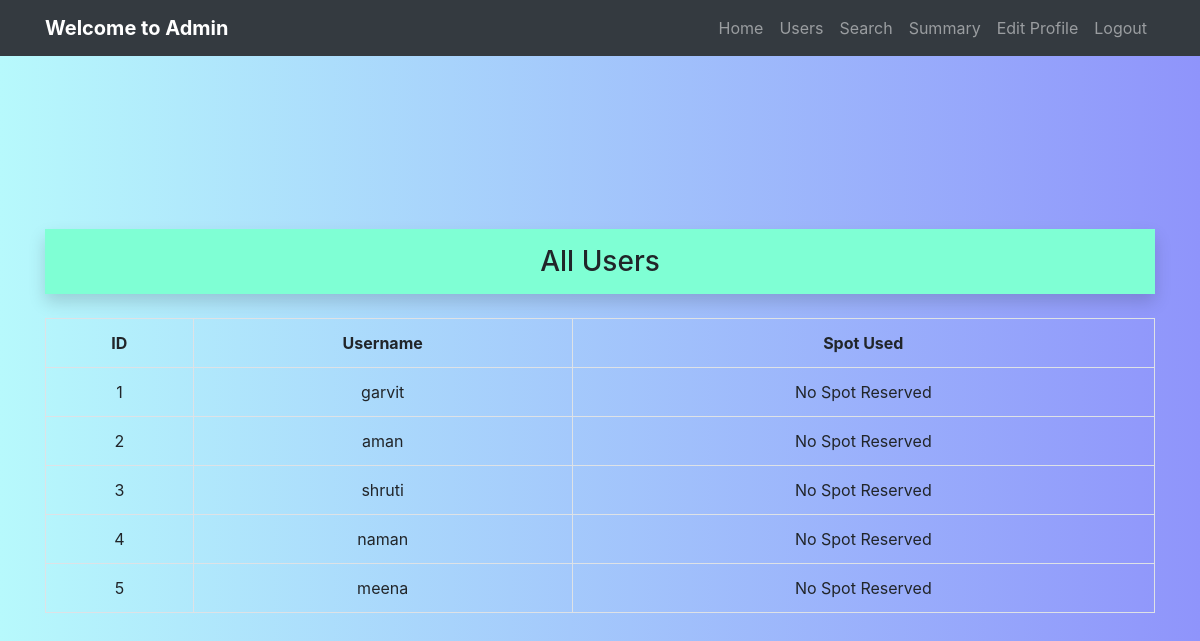
Screenshot of /admin/admin_users with the database file from the repository.
### models/database.py (models this page shows)
class User(db.Model):
    __tablename__ = 'user'
    id = db.Column(db.Integer, primary_key=True)
    username = db.Column(db.String(80), unique=True, nullable=False)
    password = db.Column(db.String(100), nullable=False)
    reservations = db.relationship('Reservation', backref='user', lazy=True)

### app.py (the view)
@app.route('/admin/admin_users')
def admin_users():
    users = User.query.all()
    return render_template('admin_users.html', users=users)

### templates/admin_users.html
{% extends 'base.html' %}
{% block navbar %}
    <nav class="navbar navbar-expand-lg navbar-dark bg-dark fixed-top">
  <div class="container justify-content-center">
    <a class="navbar-brand font-weight-bold text-white" href="/admin">Welcome to Admin</a>
    <div class="collapse navbar-collapse justify-content-end" id="navbarNav">
      <ul class="navbar-nav text-center">
        <li class="nav-item"><a class="nav-link" href="/admin">Home</a></li>
        <li class="nav-item"><a class="nav-link" href="/admin/admin_users">Users</a></li>
        <li class="nav-item"><a class="nav-link" href="/search">Search</a></li>
        <li class="nav-item"><a class="nav-link" href="/admin/summary">Summary</a></li>
        <li class="nav-item"><a class="nav-link" href="/editprofile">Edit Profile</a></li>
        <li class="nav-item"><a class="nav-link" href="/login">Logout</a></li>
      </ul>
    </div>
  </div>
</nav>
{% endblock %}
{% block content %}
<div class="container-fluid text-center font-weight-bold py-3 shadow mt-5" style="background-color: aquamarine;">
  <h3 class="mb-0">All Users</h3>
</div>
<div style="border-radius: 15px; overflow: hidden;">
  <table class="table table-bordered mt-4 text-center">
  <tr><th>ID</th><th>Username</th><th>Spot Used</th></tr>
  {% for user in users %}
  <tr>
    <td>{{ user.id }}</td>
    <td>{{ user.username }}</td>
    <td>
      {% if user.reservations %}
        {{ user.reservations[0].parking_spot.spot_number }}
      {% else %}
        No Spot Reserved
      {% endif %}
    </td>
  </tr>
  {% endfor %}
  </table>
</div>
{% endblock %}

### static/css/login.css (style rules this page uses)
* { margin: 0; padding: 0; box-sizing: border-box; }
body { font-family: 'Segoe UI', sans-serif; background: linear-gradient(to right, #b7f9fc, #8f94fb); min-height: 100vh; display: flex; align-items: center; justify-content: center; }
.container-fluid.text-center.font-weight-bold.py-3.shadow { background-color: aquamarine; margin-top: 20px; }

### static/css/user.css (style rules this page uses)
.navbar { justify-content: center !important; }

### rows the page displays
User: id "1", username "garvit"
User: id "2", username "aman"
User: id "3", username "shruti"
User: id "4", username "naman"
User: id "5", username "meena"
